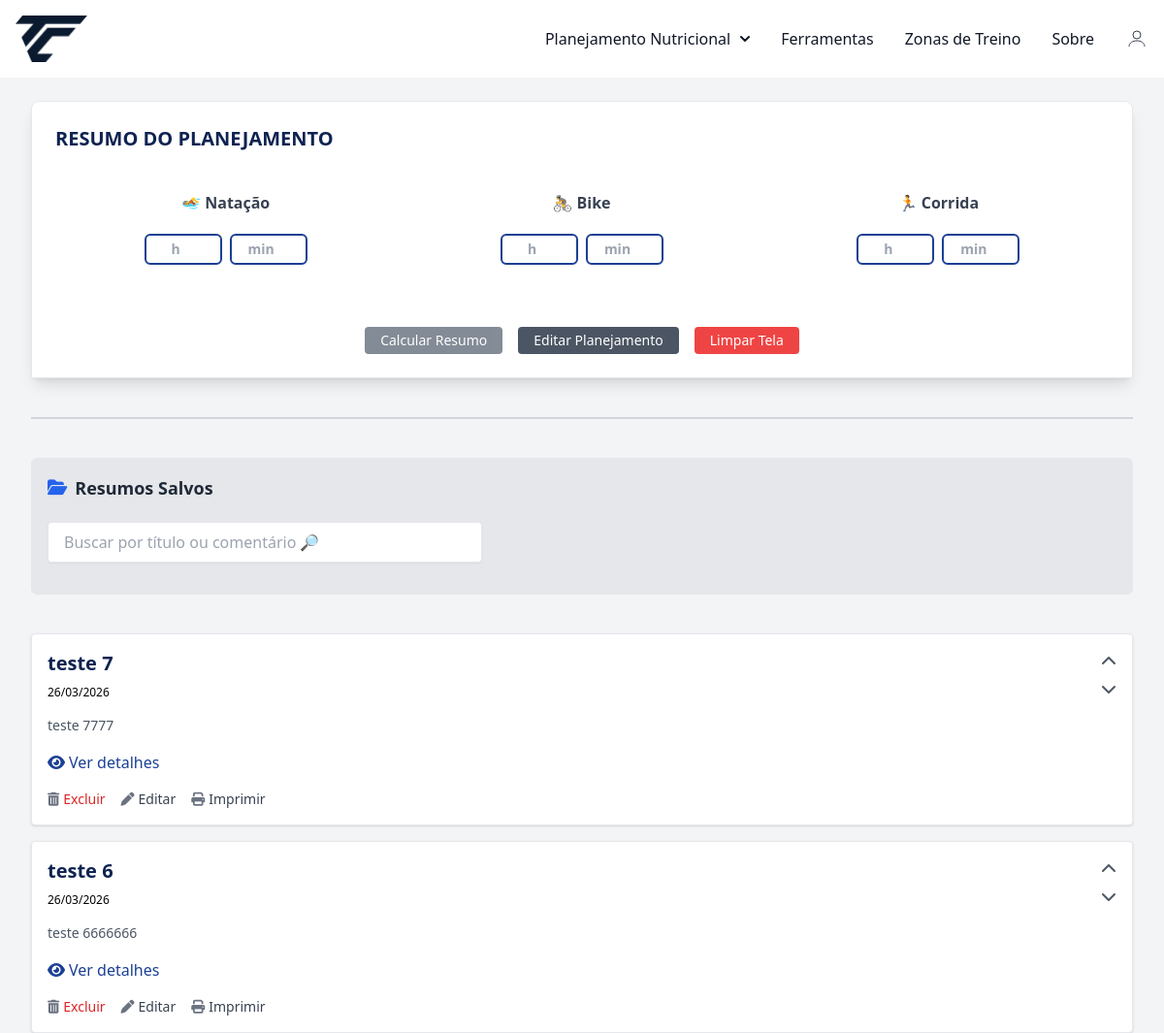
Page /resumo (signed in, upper part) on the earlier database version.
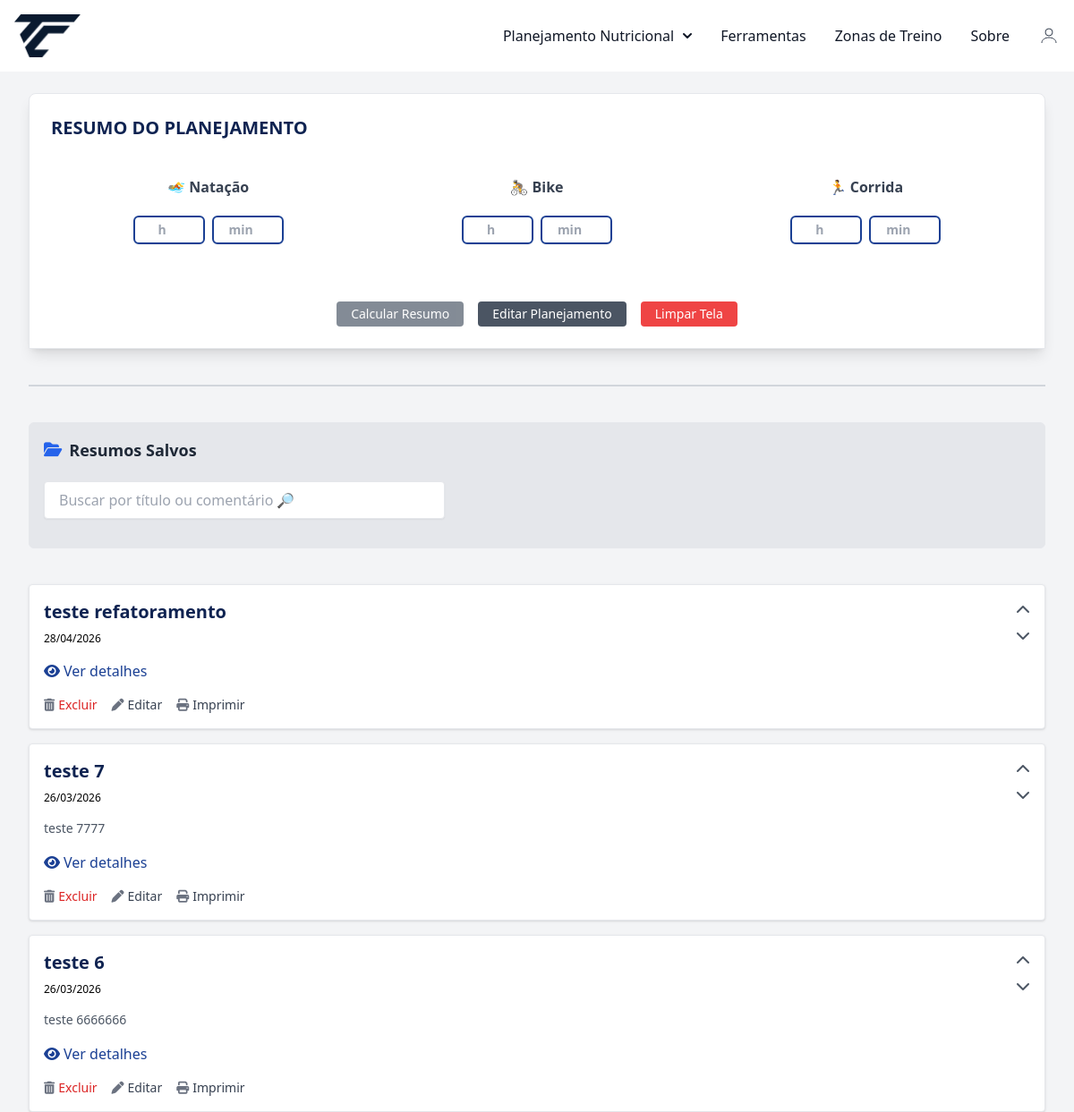
Same page on the later database version.
### conversor/models.py (models this page shows, shortened)
class ResumoSalvo(database.Model):
    __tablename__ = 'resumos_salvos'
    id = database.Column(database.Integer, primary_key=True)
    user_id = database.Column(database.Integer, database.ForeignKey('user.id'), nullable=False)
    nome_treino = database.Column(database.String(100), nullable=False)
    data = database.Column(database.Date, nullable=False)
    comentario = database.Column(database.Text)
    resumo_dados = database.Column(database.JSON, nullable=False)
    suplementos_utilizados = database.Column(database.Text, nullable=True)  # ✅ Novo campo
    tempo_natacao = database.Column(database.Float)
    tempo_bike = database.Column(database.Float)
    tempo_corrida = database.Column(database.Float)
    tempo_total = database.Column(database.Float)
    ordem = database.Column(database.Integer, nullable=False, default=0)
    criado_em = database.Column(database.DateTime, default=datetime.utcnow)

### conversor/router.py (the view, shortened to what this page needs)
@app.route('/resumo', methods=['GET', 'POST'])
@login_required
def resumo_view():
    form = ResumoForm()
    if request.method == 'POST' and 'limpar' in request.form:
        return redirect(url_for('resumo_view'))
    itens = PlanejamentoItem.query.filter_by(user_id=current_user.id).all()
    itens_utilizados = [f"{item.quantidade}x {item.suplemento.nome}" for item in itens if item.suplemento]
    itens_utilizados_str = ", ".join(itens_utilizados)
    totais = calcular_totais_planejamento(itens)
    totais_por_hora = {}
    tempo_total = 0
    resumo_dados = {}
    search = request.args.get("search", "").strip()
    resumos_query = ResumoSalvo.query.filter_by(user_id=current_user.id)
    resumos = resumos_query.order_by(ResumoSalvo.ordem.desc(), ResumoSalvo.id.desc()).all()
    return render_template(
        "resumo.html",
        form=form,
        totais=totais_por_hora,
        resumo=resumo_dados,
        tempo_total=round(tempo_total, 2),
        current_date=date.today().isoformat(),
        resumos=resumos,  # <-- novo contexto
        itens_utilizados=itens_utilizados_str
    )

### conversor/forms.py
class ResumoForm(FlaskForm):
    tempo_natacao_horas = IntegerField('Horas Natação', validators=[Optional(), NumberRange(min=0)])
    tempo_bike_horas = IntegerField('Horas Bike', validators=[Optional(), NumberRange(min=0)])
    tempo_corrida_horas = IntegerField('Horas Corrida', validators=[Optional(), NumberRange(min=0)])
    tempo_natacao_minutos = IntegerField('Minutos Natação', validators=[Optional(), NumberRange(min=0, max=59)])
    tempo_bike_minutos = IntegerField('Minutos Bike', validators=[Optional(), NumberRange(min=0, max=59)])
    tempo_corrida_minutos = IntegerField('Minutos Corrida', validators=[Optional(), NumberRange(min=0, max=59)])
    submit_calcular = SubmitField('Calcular Resumo')
    submit_limpar = SubmitField('Limpar Tela')
    submit_salvar = SubmitField('Salvar Resumo')

### conversor/models.py (called while the page is built)
@login_manager.user_loader
def load_user(user_id):
    return User.query.get(int(user_id))

### conversor/templates/resumo.html (shortened to what the changed rows need)
{% extends "base.html" %}
{% block content %}
<div class="max-w-7xl mx-auto px-4 sm:px-6 lg:px-8 py-6 space-y-10">
  <div class="bg-white rounded-t-lg shadow-lg p-6 border border-gray-200">
    <h2 class="text-xl text-center font-semibold mb-6 sm:mb-10 title-nave">RESUMO DO PLANEJAMENTO</h2>
</div>
{% if resumos %}
<div class="bg-gray-200 border border-gray-200 rounded-md p-4 mb-6">
  <h2 class="text-lg font-bold text-gray-800 border-b pb-2 mb-3 flex items-center gap-2">
    <i class="fas fa-folder-open text-blue-600"></i> Resumos Salvos
  </h2>
</div>
  <div id="resumosContainer">
    {% set icones = {
      "Macronutrientes": "⛽️",
      "Eletrólitos": "💧",
      "Vitaminas": "💊",
      "Estimulantes e Compostos": "🔥",
      "Aminoácidos": "🧬"
    } %}
    {% set cores = {
      "Macronutrientes": "bg-blue-400",
      "Eletrólitos": "bg-blue-300",
      "Estimulantes e Compostos": "bg-blue-200",
      "Vitaminas": "bg-blue-100",
      "Aminoácidos": "bg-blue-50"
    } %}
    {% for resumo in resumos %}
    <div class="bg-white rounded shadow p-4 mb-4 border border-gray-200">
      <div class="flex justify-between items-start">
        <div onclick="toggleResumo('resumo-{{ loop.index }}')" class="cursor-pointer w-full">
          <h3 class="text-xl font-semibold title-nave">{{ resumo.nome_treino }}</h3>
          <div class="text-xs mb-4 mt-2">{{ resumo.data.strftime('%d/%m/%Y') }}</div>
          <div class="text-sm text-gray-600 whitespace-pre-wrap font-sans">{{ resumo.comentario }}</div>
          <div class="flex items-center gap-1 resumo-nave ext-sm mt-4 cursor-pointer detalhes-link" data-id="resumo-{{ loop.index }}">
            <i class="fas fa-eye"></i> Ver detalhes
          </div>
        </div>
        <div class="flex flex-col items-center space-y-1 sm:ml-4">
          <a href="/resumo/mover_cima/{{ resumo.id }}" title="Mover para cima" class="text-gray-600 hover:text-black">
            <i class="fas fa-chevron-up"></i>
          </a>
          <a href="/resumo/mover_baixo/{{ resumo.id }}" title="Mover para baixo" class="text-gray-600 hover:text-black">
            <i class="fas fa-chevron-down"></i>
          </a>
        </div>
      </div>
      <div class="mt-4 flex gap-4 ml-auto items-center">
        <form method="POST" action="{{ url_for('deletar_resumo', id=resumo.id) }}" onsubmit="return confirm('Tem certeza que deseja excluir este resumo?');">
          <button type="submit" class="flex items-center gap-1 text-sm text-red-600 hover:underline">
            <i class="fas fa-trash-alt text-gray-500 hover:text-gray-800"></i> Excluir
          </button>
        </form>
        <a href="{{ url_for('editar_resumo', id=resumo.id) }}" class="flex items-center gap-1 text-sm text-gray-700 hover:underline">
          <i class="fas fa-pen text-gray-500 hover:text-gray-800"></i> Editar
        </a>
        <a href="{{ url_for('print_resumo', id=resumo.id) }}"
        target="_blank" rel="noopener"
        class="flex items-center gap-1 text-sm text-gray-700 hover:underline">
       <i class="fas fa-print text-gray-500 hover:text-gray-800"></i> Imprimir
     </a>
      </div>
        {% set ordem = ["Macronutrientes", "Eletrólitos", "Estimulantes e Compostos", "Vitaminas",  "Aminoácidos"] %}
        {% set ordem_eletrolitos = ["Sódio", "Magnésio", "Potássio", "Cálcio"] %}
    </div>
    {% endfor %}
  </div>
</div>
{% endif %}
{% endblock %}

Differences in the rows shown:
added ResumoSalvo: nome_treino "teste refatoramento", data "28/04/2026"
